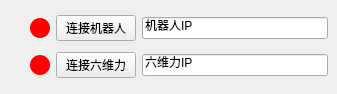
      <widget class="QWidget" name="page_14">
       <widget class="QWidget" name="layoutWidget_21">
        <property name="geometry">
         <rect>
          <x>30</x>
          <y>10</y>
          <width>298</width>
          <height>75</height>
         </rect>
        </property>
        <layout class="QGridLayout" name="gridLayout_12">
         <item row="0" column="0">
          <layout class="QHBoxLayout" name="horizontalLayout_26">
           <item>
            <widget class="QLabel" name="label_141">
             <property name="styleSheet">
              <string notr="true">     background-color: red;
     border-radius: 10px; /* 调整这个值，使其等于宽度的一半 */
     min-height: 20px;
     max-height: 20px;
     min-width: 20px;
     max-width: 20px;</string>
             </property>
             <property name="text">
              <string/>
             </property>
            </widget>
           </item>
           <item>
            <widget class="QPushButton" name="pushButton_27">
             <property name="text">
              <string>连接机器人</string>
             </property>
            </widget>
           </item>
           <item>
            <widget class="QLineEdit" name="lineEdit_TrobotIP">
             <property name="text">
              <string>机器人IP</string>
             </property>
            </widget>
           </item>
          </layout>
         </item>
         <item row="1" column="0">
          <layout class="QHBoxLayout" name="horizontalLayout_27">
           <item>
            <widget class="QLabel" name="label_142">
             <property name="styleSheet">
              <string notr="true">     background-color: red;
     border-radius: 10px; /* 调整这个值，使其等于宽度的一半 */
     min-height: 20px;
     max-height: 20px;
     min-width: 20px;
     max-width: 20px;</string>
             </property>
             <property name="text">
              <string/>
             </property>
            </widget>
           </item>
           <item>
            <widget class="QPushButton" name="pushButton_28">
             <property name="text">
              <string>连接六维力</string>
             </property>
            </widget>
           </item>
           <item>
            <widget class="QLineEdit" name="lineEdit_TforceIP">
             <property name="text">
              <string>六维力IP</string>
             </property>
            </widget>
           </item>
          </layout>
         </item>
        </layout>
       </widget>
      </widget>
